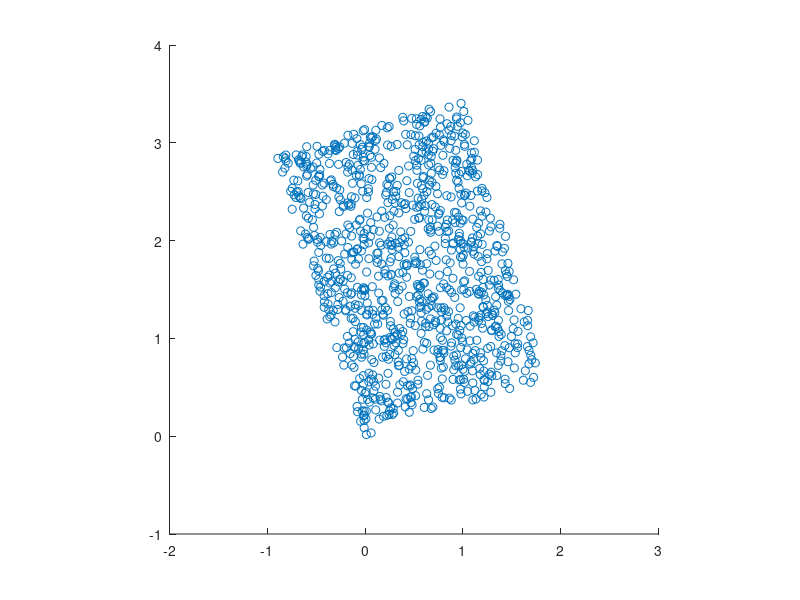
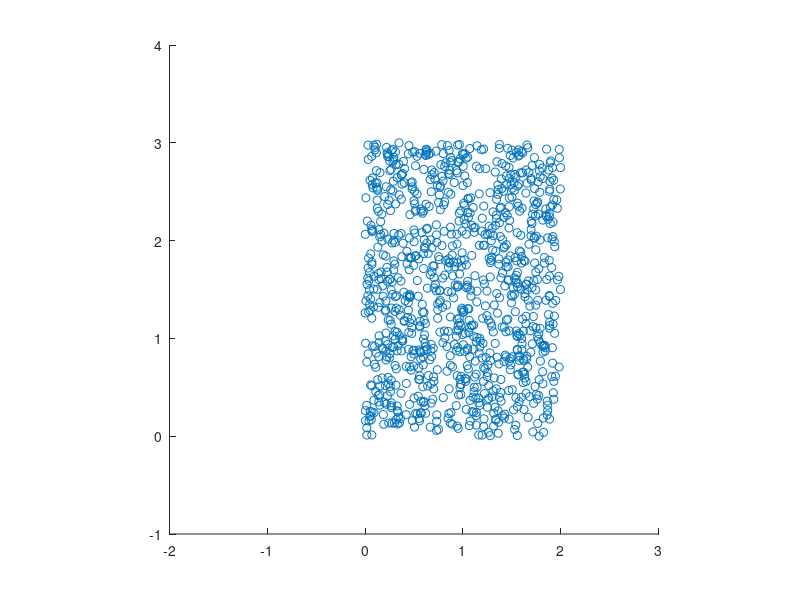
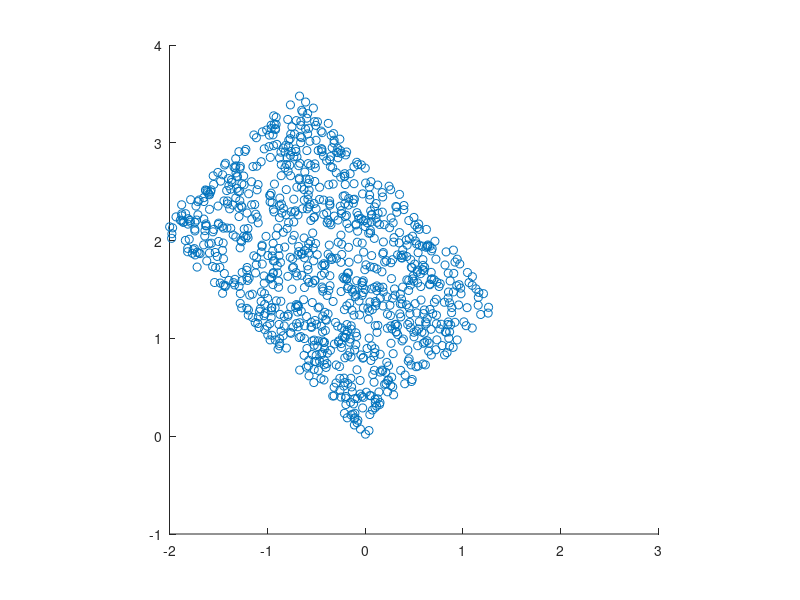
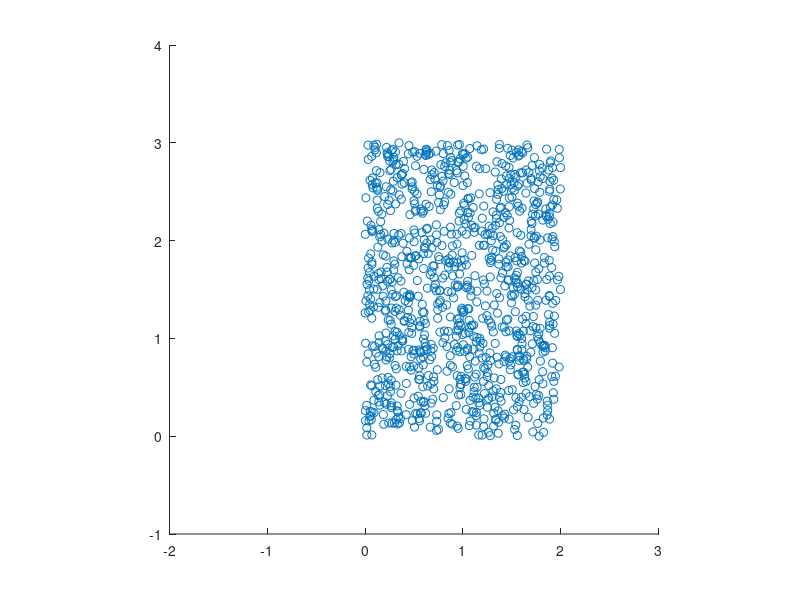

These charts were generated, in order, by the following MATLAB code:
%actividad 1
N = 1000;
ray1 = raylrnd(3, 1, N);
ray2 = raylrnd(2, 1, N); 

x1 = [ray1 ; ray2];

%defino la matriz b

b = [0.6 -0.2 ; 0.4 0.7];

h = [0.6 -0.2 ; 0.4 0.2];

%defino la nueva variable

v = b * x1;

v1 = v(1 , :);
v2 = v(2 , :);
%la otra


 u = h * x1;
 u1 = u(1 , :);
 u2 = u(2 , :);
%{
figure; %item a
scatter(ray1, ray2);
corrcoef(ray1, ray2)
axis([-2 12 0 14]);


figure; %item b
scatter(v1, v2);
corrcoef(v1, v2)
axis([-2 12 0 14]);


figure; %item c
scatter(u1, u2);
corrcoef(u1, u2)
axis([-2 12 0 14]);
%}
%actividad 2
media_x1 = mean(ray1)
media_x2 = mean(ray2)

aux1 = (ray1 - media_x1)
aux2 = (ray2 - media_x2)

cx_prueba = [aux1; aux2];

cx2 = 1/(N-1) * (cx_prueba * cx_prueba')

lauti = cov(x1') %con cov trasopuesta esta bien


%item 3

z1 = unifrnd(0 , 2  , 1 ,N);
z2 = unifrnd(0 , 3 , 1 , N);
zeton = [z1 ; z2];
% Y = RX

tita = pi/10;

r = [cos(tita) -sin(tita) ; sin(tita) cos(tita)];

y = r * zeton;

figure;
scatter(y(1 , :) , y(2 , :))
axis([-2 3 -1 4]) % Fijar el límite de los ejes
axis square 

figure;
scatter(zeton(1 , :) , zeton(2 , :))
axis([-2 3 -1 4]) % Fijar el límite de los ejes
axis square 

%item b

cov_y = cov(y') %matrizarda

tita = pi/4;

r1 = [cos(tita) -sin(tita) ; sin(tita) cos(tita)];

y1 = r1 * zeton;

figure;
scatter(y1(1 , :) , y1(2 , :))
axis([-2 3 -1 4]) % Fijar el límite de los ejes
axis square 

figure;
scatter(zeton(1 , :) , zeton(2 , :))
axis([-2 3 -1 4]) % Fijar el límite de los ejes
axis square 





 








